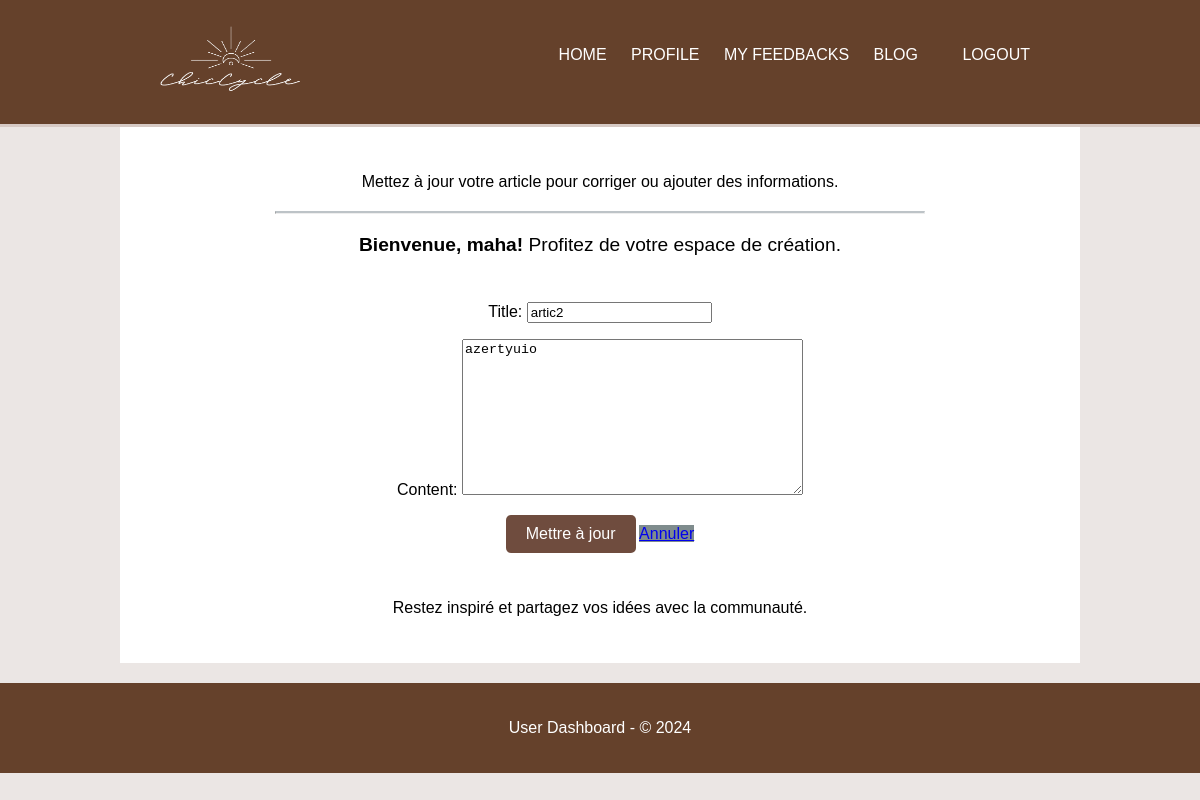
The page /post/3/edit/ (signed in) on the database its author committed.
### users/models.py (models this page shows, shortened)
class CustomUser(AbstractUser):
    ROLES = (
        ('superadmin', 'Super Admin'),
        ('admin', 'Admin'),
        ('user', 'User'),
    )
    role = models.CharField(max_length=10, choices=ROLES, default='user')
    image = models.ImageField(upload_to='profile_images/', default='profile_images/default.png', blank=True, null=True)
    avatar = models.ImageField(upload_to='avatars/', blank=True, null=True)
    points = models.IntegerField(default=0)  # Assurez-vous que cette ligne est correctement indentée
    badge = models.CharField(max_length=50, blank=True, null=True)

class BlogPost(models.Model):
    title = models.CharField(max_length=255)
    content = models.TextField()
    title_en = models.CharField(max_length=255, blank=True, null=True)
    content_en = models.TextField(blank=True, null=True)
    summary = models.TextField(blank=True, null=True)
    tags = models.TextField(blank=True, null=True)
    author = models.ForeignKey(settings.AUTH_USER_MODEL, on_delete=models.SET_NULL, null=True)
    excerpt = models.TextField(blank=True, null=True)
    created_at = models.DateTimeField(auto_now_add=True)
    updated_at = models.DateTimeField(auto_now=True)

### users/viewsBlog.py (the view)
# urls.py: path('post/<int:pk>/edit/', viewsBlog.blog_update, name='blog_update'),  # Modifier un article
def blog_update(request, pk):
    post = get_object_or_404(BlogPost, pk=pk)
    if request.method == 'POST':
        form = BlogPostForm(request.POST, instance=post)
        if form.is_valid():
            form.save()
            return redirect('blog_detail', pk=pk)
    else:
        form = BlogPostForm(instance=post)
    return render(request, 'blog-management/blog_form.html', {'form': form})

### users/forms.py
class BlogPostForm(forms.ModelForm):
    class Meta:
        model = BlogPost
        fields = ['title', 'content']

### users/templates/blog-management/blog_form.html (shortened to what this page needs)
{% extends 'base_user.html' %} {% block content %}
<div class="container mt-5">
  <div class="row justify-content-center">
    <div class="col-md-8 text-center">
      <p class="text-muted animate__animated animate__fadeInUp">
        {% if form.instance.pk %} Mettez à jour votre article pour corriger ou
        ajouter des informations. {% else %} Commencez à partager vos idées avec
        le monde. {% endif %}
      </p>
      <hr class="my-4" />
    </div>
  </div>
  {% if request.user.is_authenticated %}
  <div class="row justify-content-center">
    <div class="col-md-8">
      <div
        class="alert alert-info text-center shadow-lg animate__animated animate__fadeIn"
      >
        {% if request.user.is_superuser %}
        <i class="bi bi-shield-lock-fill"></i>
        <strong>Bienvenue, admin {{ request.user.username }}!</strong> Vous avez
        accès à toutes les fonctionnalités. {% else %}
        <strong>Bienvenue, {{ request.user.username }}!</strong> Profitez de
        votre espace de création. {% endif %}
      </div>
    </div>
  </div>
  {% endif %}
  <div class="row justify-content-center mt-4">
    <div class="col-md-8">
      {% if request.user.is_authenticated %}
      <div class="card shadow-lg border-0 animate__animated animate__zoomIn">
        <div class="card-body p-5">
          <form method="post">
            {% csrf_token %} {{ form.as_p }}
            <div class="d-flex justify-content-between mt-3">
              <button type="submit" class="btn btn-primary btn-lg shadow">
                {% if form.instance.pk %}
                 Mettre à jour {% else %}
                <i class="bi bi-plus-circle-fill"></i> Créer {% endif %}
              </button>
              <a
                href="{% url 'list_blogs' %}"
                class="btn btn-secondary btn-lg shadow"
              >
                 Annuler
              </a>
            </div>
          </form>
        </div>
      </div>
      {% endif %}
    </div>
  </div>
  <div class="row justify-content-center mt-5">
    <div class="col-md-8 text-center">
      <p class="text-muted animate__animated animate__fadeInUp">
        Restez inspiré et partagez vos idées avec la communauté.
      </p>
    </div>
  </div>
</div>
{% endblock %}

### users/templates/base_user.html (style rules this page uses)
body { font-family: Arial, sans-serif; background-color: #ebe6e4; margin: 0; padding: 0; }
.container { width: 90%; max-width: 1200px; margin: auto; overflow: hidden; }
button { background-color: #65412b; color: #fff; border: none; padding: 10px 20px; border-radius: 5px; cursor: pointer; font-size: 16px; }

### users/templates/blog-management/blog_form.html (style rules this page uses)
.container { max-width: 900px; margin: 0 auto; }
.btn-primary { background-color: #6f4c3e; border: none; transition: background-color 0.3s ease; }
.btn-secondary { background-color: #7f8c8d; border: none; transition: background-color 0.3s ease; }
.alert { font-size: 1.2em; }
.card { border-radius: 12px; }
.card-body { padding: 30px; }
.animate__animated { animation-duration: 0.8s; }
.btn { transition: transform 0.2s ease; }
hr { border-top: 2px solid #bdc3c7; width: 80%; margin: 20px auto; }

### rows shown on the page
CustomUser: user.username "maha"
BlogPost: title "artic2", content "azertyuio"
